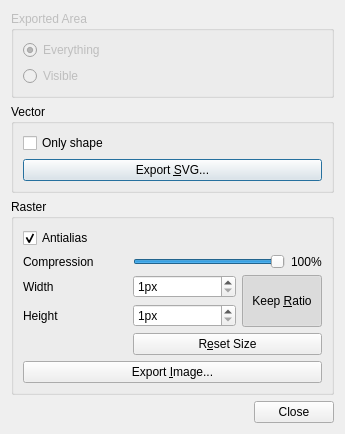
<?xml version="1.0" encoding="UTF-8"?>
<ui version="4.0">
 <class>Export_Dialog</class>
 <widget class="QDialog" name="Export_Dialog">
  <property name="geometry">
   <rect>
    <x>0</x>
    <y>0</y>
    <width>345</width>
    <height>411</height>
   </rect>
  </property>
  <property name="windowTitle">
   <string>Export Image</string>
  </property>
  <layout class="QGridLayout" name="gridLayout">
   <item row="1" column="0">
    <widget class="QGroupBox" name="groupBox">
     <property name="title">
      <string>Vector</string>
     </property>
     <layout class="QGridLayout" name="gridLayout_2">
      <item row="0" column="0">
       <widget class="QCheckBox" name="only_shape_check">
        <property name="toolTip">
         <string>Save the knot as a simple path, discarding the outline</string>
        </property>
        <property name="text">
         <string>Only shape</string>
        </property>
       </widget>
      </item>
      <item row="1" column="0" colspan="2">
       <widget class="QPushButton" name="export_svg_button">
        <property name="text">
         <string>Export &amp;SVG...</string>
        </property>
        <property name="autoDefault">
         <bool>false</bool>
        </property>
        <property name="default">
         <bool>true</bool>
        </property>
       </widget>
      </item>
     </layout>
    </widget>
   </item>
   <item row="3" column="0">
    <widget class="QDialogButtonBox" name="buttonBox">
     <property name="orientation">
      <enum>Qt::Horizontal</enum>
     </property>
     <property name="standardButtons">
      <set>QDialogButtonBox::Close</set>
     </property>
    </widget>
   </item>
   <item row="0" column="0">
    <widget class="QGroupBox" name="verticalGroupBox">
     <property name="enabled">
      <bool>false</bool>
     </property>
     <property name="title">
      <string>Exported Area</string>
     </property>
     <layout class="QVBoxLayout" name="verticalLayout">
      <item>
       <widget class="QRadioButton" name="area_everything">
        <property name="text">
         <string>Everything</string>
        </property>
        <property name="checked">
         <bool>true</bool>
        </property>
       </widget>
      </item>
      <item>
       <widget class="QRadioButton" name="area_visible">
        <property name="text">
         <string>Visible</string>
        </property>
       </widget>
      </item>
     </layout>
    </widget>
   </item>
   <item row="2" column="0">
    <widget class="QGroupBox" name="groupBox_2">
     <property name="title">
      <string>Raster</string>
     </property>
     <layout class="QGridLayout" name="gridLayout_3">
      <item row="0" column="0" colspan="3">
       <widget class="QCheckBox" name="antialias_check">
        <property name="text">
         <string>Antialias</string>
        </property>
        <property name="checked">
         <bool>true</bool>
        </property>
       </widget>
      </item>
      <item row="7" column="0" colspan="3">
       <widget class="QPushButton" name="export_raster_button">
        <property name="text">
         <string>Export &amp;Image...</string>
        </property>
       </widget>
      </item>
      <item row="3" column="0">
       <widget class="QLabel" name="label">
        <property name="text">
         <string>Compression</string>
        </property>
       </widget>
      </item>
      <item row="4" column="0">
       <widget class="QLabel" name="label_2">
        <property name="text">
         <string>Width</string>
        </property>
       </widget>
      </item>
      <item row="4" column="1">
       <widget class="QSpinBox" name="width_spin">
        <property name="suffix">
         <string>px</string>
        </property>
        <property name="minimum">
         <number>1</number>
        </property>
        <property name="maximum">
         <number>65535</number>
        </property>
       </widget>
      </item>
      <item row="5" column="0">
       <widget class="QLabel" name="label_3">
        <property name="text">
         <string>Height</string>
        </property>
       </widget>
      </item>
      <item row="5" column="1">
       <widget class="QSpinBox" name="height_spin">
        <property name="suffix">
         <string>px</string>
        </property>
        <property name="minimum">
         <number>1</number>
        </property>
        <property name="maximum">
         <number>65535</number>
        </property>
       </widget>
      </item>
      <item row="4" column="2" rowspan="2">
       <widget class="QPushButton" name="ratio_check">
        <property name="sizePolicy">
         <sizepolicy hsizetype="Fixed" vsizetype="Minimum">
          <horstretch>0</horstretch>
          <verstretch>0</verstretch>
         </sizepolicy>
        </property>
        <property name="text">
         <string>Keep &amp;Ratio</string>
        </property>
        <property name="checkable">
         <bool>true</bool>
        </property>
        <property name="checked">
         <bool>true</bool>
        </property>
       </widget>
      </item>
      <item row="6" column="1" colspan="2">
       <widget class="QPushButton" name="reset_size_button">
        <property name="text">
         <string>R&amp;eset Size</string>
        </property>
       </widget>
      </item>
      <item row="3" column="1" colspan="2">
       <layout class="QHBoxLayout" name="horizontalLayout">
        <item>
         <widget class="QSlider" name="quality_slider">
          <property name="maximum">
           <number>100</number>
          </property>
          <property name="value">
           <number>100</number>
          </property>
          <property name="orientation">
           <enum>Qt::Horizontal</enum>
          </property>
         </widget>
        </item>
        <item>
         <widget class="QLabel" name="quality_label">
          <property name="text">
           <string>100%</string>
          </property>
         </widget>
        </item>
       </layout>
      </item>
     </layout>
    </widget>
   </item>
  </layout>
 </widget>
 <resources/>
 <connections>
  <connection>
   <sender>buttonBox</sender>
   <signal>accepted()</signal>
   <receiver>Export_Dialog</receiver>
   <slot>accept()</slot>
   <hints>
    <hint type="sourcelabel">
     <x>222</x>
     <y>389</y>
    </hint>
    <hint type="destinationlabel">
     <x>157</x>
     <y>274</y>
    </hint>
   </hints>
  </connection>
  <connection>
   <sender>buttonBox</sender>
   <signal>rejected()</signal>
   <receiver>Export_Dialog</receiver>
   <slot>reject()</slot>
   <hints>
    <hint type="sourcelabel">
     <x>290</x>
     <y>395</y>
    </hint>
    <hint type="destinationlabel">
     <x>286</x>
     <y>274</y>
    </hint>
   </hints>
  </connection>
  <connection>
   <sender>reset_size_button</sender>
   <signal>clicked()</signal>
   <receiver>Export_Dialog</receiver>
   <slot>reset_size()</slot>
   <hints>
    <hint type="sourcelabel">
     <x>322</x>
     <y>320</y>
    </hint>
    <hint type="destinationlabel">
     <x>405</x>
     <y>310</y>
    </hint>
   </hints>
  </connection>
 </connections>
 <slots>
  <slot>reset_size()</slot>
 </slots>
</ui>
